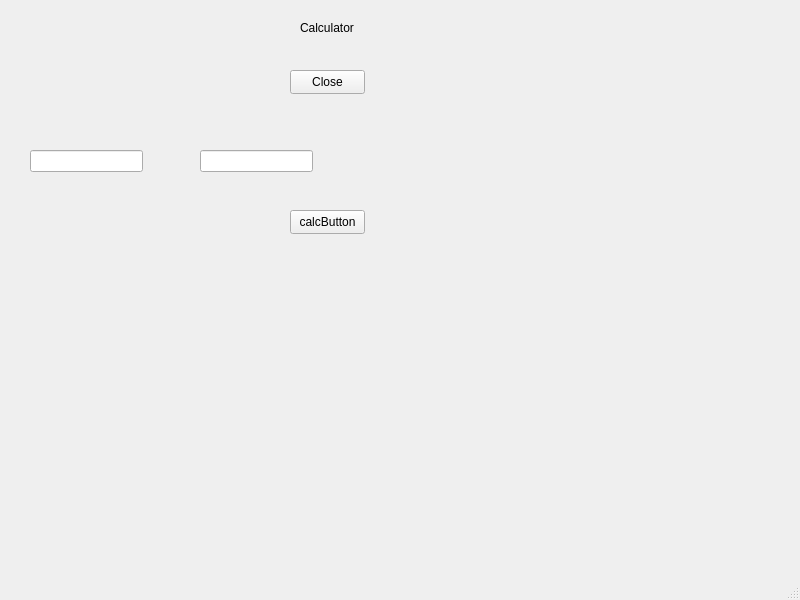
<?xml version="1.0" encoding="UTF-8"?>
<ui version="4.0">
 <class>MainWindow</class>
 <widget class="QMainWindow" name="MainWindow">
  <property name="geometry">
   <rect>
    <x>0</x>
    <y>0</y>
    <width>800</width>
    <height>600</height>
   </rect>
  </property>
  <property name="windowTitle">
   <string>MainWindow</string>
  </property>
  <widget class="QWidget" name="centralwidget">
   <widget class="QPushButton" name="pushButton">
    <property name="geometry">
     <rect>
      <x>290</x>
      <y>70</y>
      <width>75</width>
      <height>24</height>
     </rect>
    </property>
    <property name="text">
     <string>Close</string>
    </property>
   </widget>
   <widget class="QLabel" name="label">
    <property name="geometry">
     <rect>
      <x>300</x>
      <y>20</y>
      <width>61</width>
      <height>16</height>
     </rect>
    </property>
    <property name="text">
     <string>Calculator</string>
    </property>
   </widget>
   <widget class="QLineEdit" name="num1Input">
    <property name="geometry">
     <rect>
      <x>30</x>
      <y>150</y>
      <width>113</width>
      <height>22</height>
     </rect>
    </property>
    <property name="text">
     <string/>
    </property>
   </widget>
   <widget class="QLineEdit" name="num2Input">
    <property name="geometry">
     <rect>
      <x>200</x>
      <y>150</y>
      <width>113</width>
      <height>22</height>
     </rect>
    </property>
    <property name="text">
     <string/>
    </property>
   </widget>
   <widget class="QPushButton" name="calcButton">
    <property name="geometry">
     <rect>
      <x>290</x>
      <y>210</y>
      <width>75</width>
      <height>24</height>
     </rect>
    </property>
    <property name="text">
     <string>calcButton</string>
    </property>
   </widget>
   <widget class="QLabel" name="resultLabel">
    <property name="geometry">
     <rect>
      <x>370</x>
      <y>150</y>
      <width>191</width>
      <height>16</height>
     </rect>
    </property>
    <property name="text">
     <string/>
    </property>
   </widget>
  </widget>
  <widget class="QMenuBar" name="menubar">
   <property name="geometry">
    <rect>
     <x>0</x>
     <y>0</y>
     <width>800</width>
     <height>22</height>
    </rect>
   </property>
  </widget>
  <widget class="QStatusBar" name="statusbar"/>
 </widget>
 <resources/>
 <connections>
  <connection>
   <sender>pushButton</sender>
   <signal>clicked()</signal>
   <receiver>MainWindow</receiver>
   <slot>close()</slot>
   <hints>
    <hint type="sourcelabel">
     <x>327</x>
     <y>103</y>
    </hint>
    <hint type="destinationlabel">
     <x>399</x>
     <y>299</y>
    </hint>
   </hints>
  </connection>
 </connections>
</ui>
